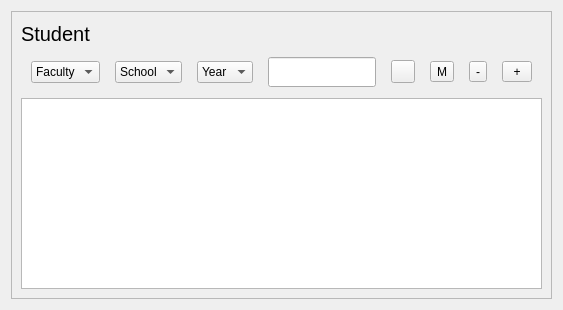
     <widget class="QWidget" name="Student">
      <layout class="QGridLayout" name="gridLayout_5">
       <item row="0" column="0">
        <widget class="QFrame" name="frame_6">
         <property name="frameShape">
          <enum>QFrame::StyledPanel</enum>
         </property>
         <property name="frameShadow">
          <enum>QFrame::Raised</enum>
         </property>
         <layout class="QGridLayout" name="gridLayout_4">
          <item row="0" column="0">
           <layout class="QVBoxLayout" name="verticalLayout_3" stretch="2,1,15">
            <item>
             <widget class="QLabel" name="Stu_label">
              <property name="font">
               <font>
                <pointsize>15</pointsize>
               </font>
              </property>
              <property name="text">
               <string>Student</string>
              </property>
             </widget>
            </item>
            <item>
             <layout class="QHBoxLayout" name="horizontalLayout_2">
              <property name="spacing">
               <number>15</number>
              </property>
              <property name="leftMargin">
               <number>10</number>
              </property>
              <property name="rightMargin">
               <number>10</number>
              </property>
              <item>
               <widget class="QComboBox" name="Stu_comboBox1">
                <item>
                 <property name="text">
                  <string>Faculty</string>
                 </property>
                </item>
               </widget>
              </item>
              <item>
               <widget class="QComboBox" name="Stu_comboBox2">
                <item>
                 <property name="text">
                  <string>School</string>
                 </property>
                </item>
               </widget>
              </item>
              <item>
               <widget class="QComboBox" name="Stu_comboBox3">
                <item>
                 <property name="text">
                  <string>Year</string>
                 </property>
                </item>
               </widget>
              </item>
              <item>
               <layout class="QHBoxLayout" name="horizontalLayout_11">
                <property name="topMargin">
                 <number>5</number>
                </property>
                <property name="bottomMargin">
                 <number>5</number>
                </property>
                <item>
                 <widget class="QLineEdit" name="Stu_lineEdit">
                  <property name="sizePolicy">
                   <sizepolicy hsizetype="Expanding" vsizetype="MinimumExpanding">
                    <horstretch>0</horstretch>
                    <verstretch>0</verstretch>
                   </sizepolicy>
                  </property>
                  <property name="minimumSize">
                   <size>
                    <width>30</width>
                    <height>30</height>
                   </size>
                  </property>
                 </widget>
                </item>
                <item>
                 <widget class="QToolButton" name="Stu_toolButton">
                  <property name="styleSheet">
                   <string notr="true">border-image:url(:/all/images/searchIcon.png)</string>
                  </property>
                  <property name="text">
                   <string/>
                  </property>
                 </widget>
                </item>
               </layout>
              </item>
              <item>
               <widget class="QToolButton" name="STUModify_toolButton">
                <property name="text">
                 <string>M</string>
                </property>
               </widget>
              </item>
              <item>
               <widget class="QToolButton" name="STUdelete_toolButton">
                <property name="text">
                 <string>-</string>
                </property>
               </widget>
              </item>
              <item>
               <widget class="QToolButton" name="STUadd_toolButton">
                <property name="sizePolicy">
                 <sizepolicy hsizetype="Maximum" vsizetype="Maximum">
                  <horstretch>0</horstretch>
                  <verstretch>0</verstretch>
                 </sizepolicy>
                </property>
                <property name="minimumSize">
                 <size>
                  <width>30</width>
                  <height>20</height>
                 </size>
                </property>
                <property name="maximumSize">
                 <size>
                  <width>31</width>
                  <height>21</height>
                 </size>
                </property>
                <property name="font">
                 <font>
                  <pointsize>9</pointsize>
                 </font>
                </property>
                <property name="text">
                 <string>+</string>
                </property>
               </widget>
              </item>
             </layout>
            </item>
            <item>
             <widget class="QTableView" name="tableView_2"/>
            </item>
           </layout>
          </item>
         </layout>
        </widget>
       </item>
      </layout>
     </widget>
